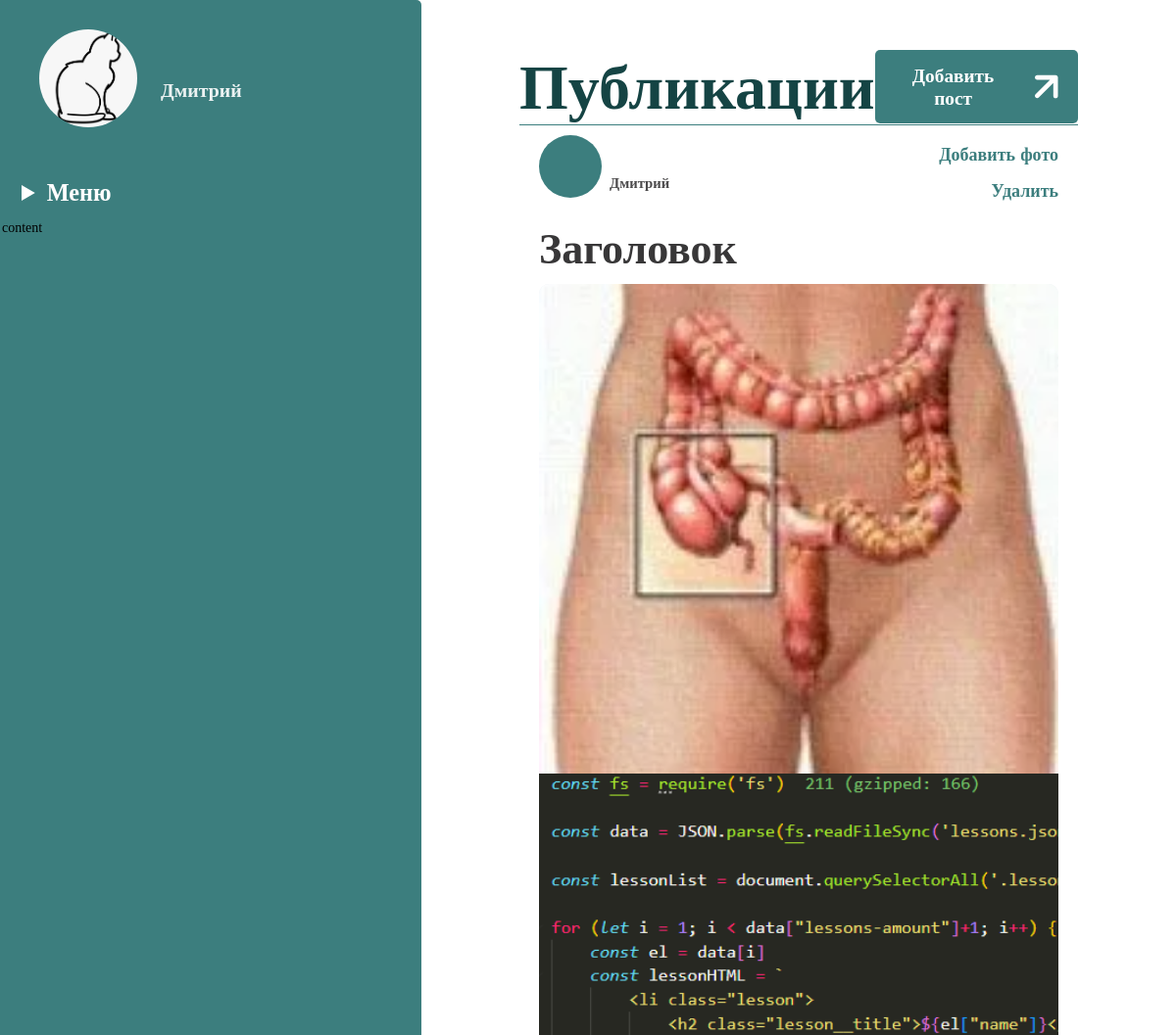
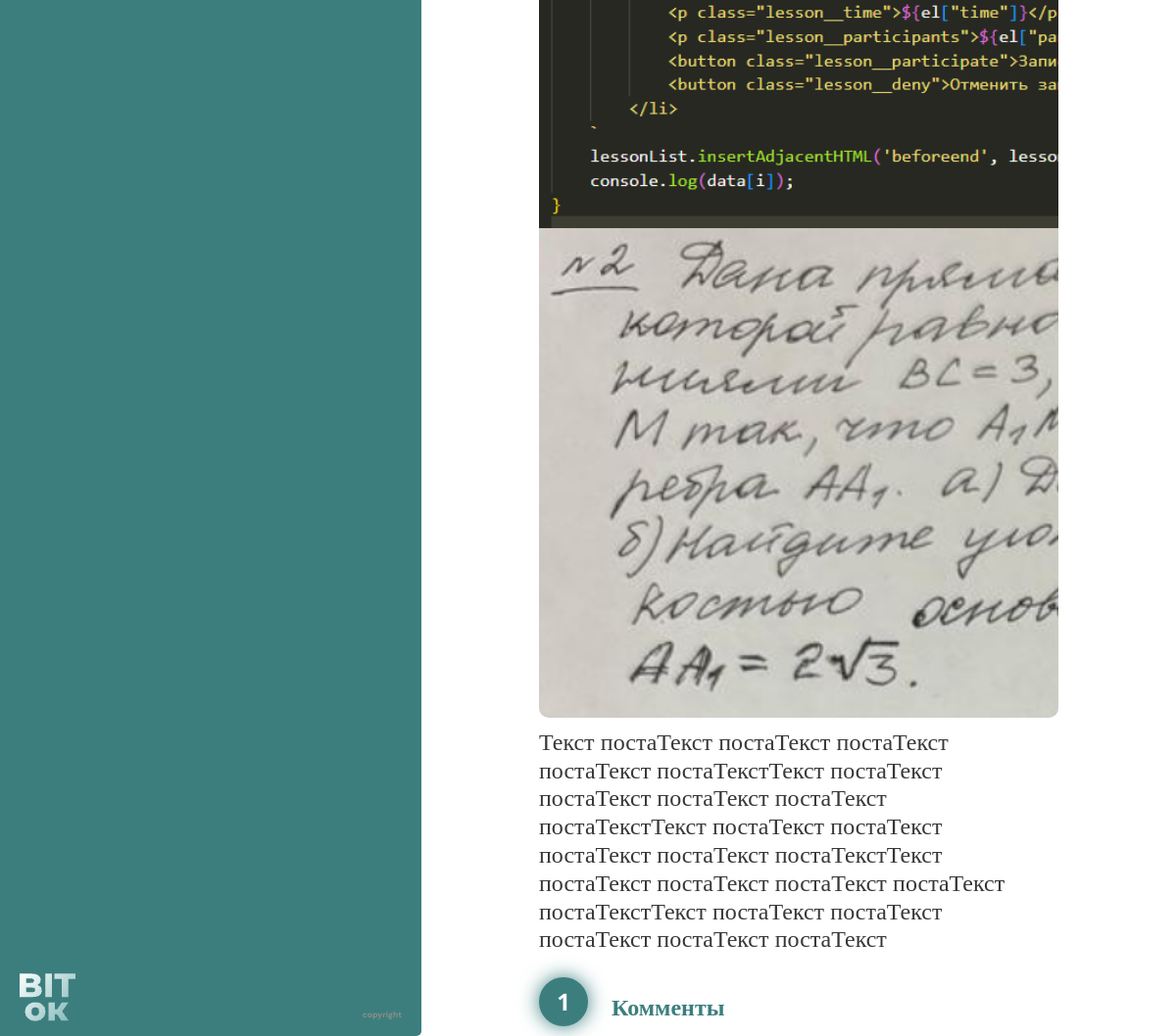
/posts (signed in), run on the app's committed database (2 pictures, top to bottom).
### data/user.py (models this page shows, shortened)
class User(SqlAlchemyBase, UserMixin):
    __tablename__ = 'user'
    id = sqlalchemy.Column(sqlalchemy.Integer,
                           primary_key=True, autoincrement=True)
    name = sqlalchemy.Column(sqlalchemy.String, nullable=True)
    email = sqlalchemy.Column(sqlalchemy.String,
                              index=True, unique=True, nullable=True)
    hashed_password = sqlalchemy.Column(sqlalchemy.String, nullable=True)
    publications = sqlalchemy.Column(sqlalchemy.String, nullable=True)
    friends = sqlalchemy.Column(sqlalchemy.String, nullable=True)
    potential_friends = sqlalchemy.Column(sqlalchemy.String, nullable=True)
    photo = sqlalchemy.Column(sqlalchemy.String)
    messages = sqlalchemy.Column(sqlalchemy.String)
    messages_bad = sqlalchemy.Column(sqlalchemy.String)
    about = sqlalchemy.Column(sqlalchemy.String)
    form = sqlalchemy.Column(sqlalchemy.String)
    informal_name = sqlalchemy.Column(sqlalchemy.Integer)
    role = sqlalchemy.Column(sqlalchemy.Integer)
    chats = sqlalchemy.Column(sqlalchemy.String)
    idstr = sqlalchemy.Column(sqlalchemy.String)
    current_form = sqlalchemy.Column(sqlalchemy.String)

### data/publication.py (models this page shows)
class Publication(SqlAlchemyBase):
    __tablename__ = 'publication'
    id = sqlalchemy.Column(sqlalchemy.Integer,
                           primary_key=True, autoincrement=True)
    name = sqlalchemy.Column(sqlalchemy.String, nullable=True)
    content = sqlalchemy.Column(sqlalchemy.String, nullable=True)
    author = sqlalchemy.Column(sqlalchemy.Integer)
    author_name = sqlalchemy.Column(sqlalchemy.String)
    is_private = sqlalchemy.Column(sqlalchemy.Boolean)
    photos = sqlalchemy.Column(sqlalchemy.String)
    count_photos = sqlalchemy.Column(sqlalchemy.Integer)
    title = sqlalchemy.Column(sqlalchemy.String)
    likes = sqlalchemy.Column(sqlalchemy.Integer)
    flags = sqlalchemy.Column(sqlalchemy.String)

### main.py (the view)
@app.route('/posts', methods=['GET', 'POST'])
def posts():
    data = db_sess.query(Publication).filter(Publication.is_private == 0).all()
    print(data)
    data2 = db_sess.query(Publication).filter(Publication.is_private == 1).all()
    data2 = list(filter(lambda a: str(current_user.id) in db_sess.query(User).filter(
        User.id == a.author).first().friends or current_user.id == db_sess.query(User).filter(
        User.id == a.author).first().id, data2))
    print(data2)
    data += data2
    return render_template('posts.html', title='Публикации', data=data)

### data/db_session.py (called while the page is built)
def create_session() -> Session:
    global __factory
    return __factory()

### main.py (called while the page is built)
@login_manager.user_loader
def load_teacher(user_id):
    db_sess = db_session.create_session()
    return db_sess.query(User).get(user_id)

### templates/posts.html (shortened to what this page needs)
<!DOCTYPE html>
<html lang="en">
<head>
    <link rel="stylesheet" href="../static/css/posts_style/posts_style.css">
</head>
<body>
    <div class="wrapper">
        <div class="site__left">
            <div class="profile">
                <div class="profile__img-wrapper">
                    <img src="/static/profile_photos/{{current_user.photo}}" alt="" class="profile__img">
                </div>
                <a href="/profile" class="profile__name" display="block">{{current_user.name}}</a>
            </div>
            <nav class="menu">
                <details class="menu__deatils-block">
                    <summary class="menu__title">Меню</summary>
                </details>
                content
            </nav>
            <footer class="footer">
                <a href="/index" class="footer__logo"><img src="../img/logo_footer.png" alt=""></a>
                <p class="footer__copyright">copyright</p>
            </footer>
        </div>
        <div class="site__right">
            <section class="posts">
                {% if current_user.is_authenticated %}
                <header class="posts__header">
                    <h1 class="posts__heading">Публикации</h1>
                    <a href="/add_publication" class="posts__add-post">
                        Добавить пост
                    </a>
                </header>
                {% for item in data%}
                <div class="post">
                    <div class="post__top">
                        <div class="post__info">
                            <a href="" class="post__user-photo">
                            </a>
                            <p class="post__user-name">{{item.author_name}}</p>
                        </div>
                        {% if current_user.id == item.author or current_user.role == 2 %}
                            <div class="post__refactor">
                                <a href="add_photo/{{item.id}}" class="post__add-photo">Добавить фото</a>
                                <a href="delete_post/{{item.id}}" class="post__delete">Удалить</a>
                            </div>
                        {% endif %}
                    </div>
                    <div class="post__content">
                        <h2 class="post__title">{{item.name}}</h2>
                        <div class="post__imgs">
                            {% for img in item.photos.split(',') %}
                            {% if img != '0' %}
                            <img src="/static/posts/{{img}}" height="300"
                                width="img.split('.')[0].split('-')[2].split('_')[1]">
                            {% endif %}
                            {% endfor %}
                        </div>
                        <p class="post__text">
                            {{item.content}}
                        </p>
                    </div>
                    <div class="post__bottom">
                        {% if current_user.idstr not in item.flags %}
                            <a href="#like/{{item.id}}/{{current_user.id}}" class="post_like">{{item.likes}}</a>
                        {% else %}
                            <a href="#dislike/{{item.id}}/{{current_user.id}}" class="post_like post_like_liked">{{item.likes}}</a>
                        {% endif %}
                        <a href="read_publication/{{item.id}}" class="post__comments">Комменты</a>
                    </div>
                </div>
                {% endfor %}
                {% endif %}
            </section>
        </div>
    </div>
</body>
</html>

### data on the page
User: photo (picture), name "Дмитрий"
Publication: author_name "Дмитрий", name "Заголовок", content "Текст постаТекст постаТекст постаТекст постаТекст постаТекстТекст постаТекст постаТекст постаТекст постаТекст постаТекстТекст постаТекст постаТекст постаТекст постаТекст постаТекстТекст постаТекст постаТекст постаТекст постаТекст постаТекстТекст постаТекст постаТекст постаТекст постаТекст постаТекст", likes "1"
